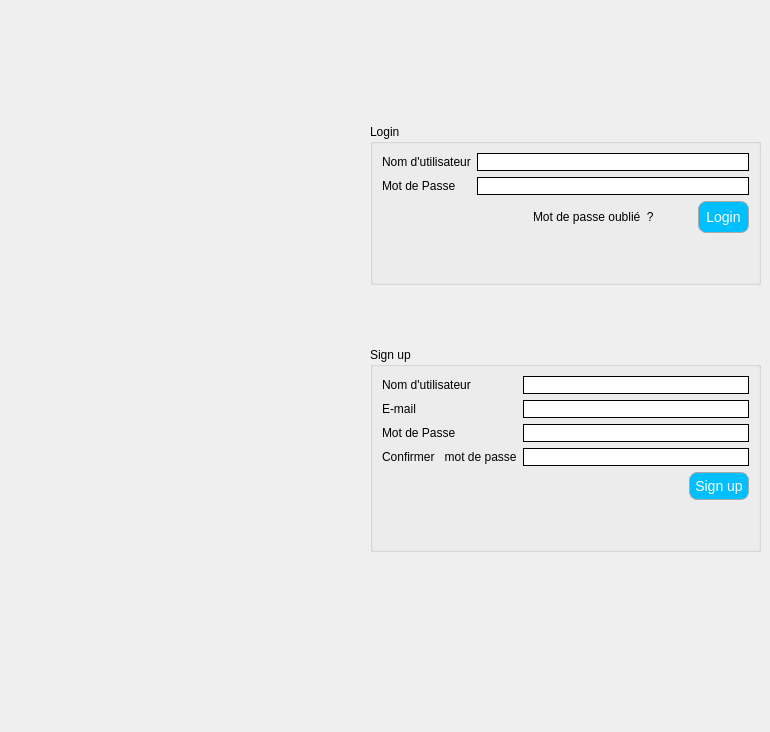
       <widget class="QWidget" name="page_2">
        <widget class="QWidget" name="layoutWidget_12">
         <property name="geometry">
          <rect>
           <x>370</x>
           <y>10</y>
           <width>391</width>
           <height>713</height>
          </rect>
         </property>
         <layout class="QVBoxLayout" name="verticalLayout_62">
          <item>
           <spacer name="verticalSpacer_69">
            <property name="orientation">
             <enum>Qt::Vertical</enum>
            </property>
            <property name="sizeHint" stdset="0">
             <size>
              <width>20</width>
              <height>40</height>
             </size>
            </property>
           </spacer>
          </item>
          <item>
           <spacer name="verticalSpacer_71">
            <property name="orientation">
             <enum>Qt::Vertical</enum>
            </property>
            <property name="sizeHint" stdset="0">
             <size>
              <width>20</width>
              <height>40</height>
             </size>
            </property>
           </spacer>
          </item>
          <item>
           <widget class="QGroupBox" name="groupBox_12">
            <property name="styleSheet">
             <string notr="true">font: 75 10pt &quot;MS Shell Dlg 2&quot;;</string>
            </property>
            <property name="title">
             <string>Login</string>
            </property>
            <layout class="QVBoxLayout" name="verticalLayout_63">
             <item>
              <layout class="QVBoxLayout" name="verticalLayout_64">
               <item>
                <layout class="QFormLayout" name="formLayout_14">
                 <item row="0" column="0">
                  <widget class="QLabel" name="usernameLabel">
                   <property name="text">
                    <string>Nom d'utilisateur</string>
                   </property>
                  </widget>
                 </item>
                 <item row="1" column="0">
                  <widget class="QLabel" name="passwordLabel">
                   <property name="text">
                    <string>Mot de Passe</string>
                   </property>
                  </widget>
                 </item>
                 <item row="0" column="1">
                  <widget class="QLineEdit" name="usernameLineEdit_login">
                   <property name="styleSheet">
                    <string notr="true">QLineEdit
{
 border-width: 1px;
border-style: solid;
border-color: black;
  border-radius: 10px;
padding:0 8;
}</string>
                   </property>
                  </widget>
                 </item>
                 <item row="1" column="1">
                  <widget class="QLineEdit" name="passwordLineEdit_login">
                   <property name="styleSheet">
                    <string notr="true">QLineEdit
{
 border-width: 1px;
border-style: solid;
border-color: black;
  border-radius: 10px;
padding:0 8;
}</string>
                   </property>
                  </widget>
                 </item>
                </layout>
               </item>
               <item>
                <layout class="QHBoxLayout" name="horizontalLayout_41">
                 <item>
                  <spacer name="horizontalSpacer_33">
                   <property name="orientation">
                    <enum>Qt::Horizontal</enum>
                   </property>
                   <property name="sizeHint" stdset="0">
                    <size>
                     <width>40</width>
                     <height>20</height>
                    </size>
                   </property>
                  </spacer>
                 </item>
                 <item>
                  <spacer name="horizontalSpacer_34">
                   <property name="orientation">
                    <enum>Qt::Horizontal</enum>
                   </property>
                   <property name="sizeHint" stdset="0">
                    <size>
                     <width>40</width>
                     <height>20</height>
                    </size>
                   </property>
                  </spacer>
                 </item>
                 <item>
                  <spacer name="horizontalSpacer_35">
                   <property name="orientation">
                    <enum>Qt::Horizontal</enum>
                   </property>
                   <property name="sizeHint" stdset="0">
                    <size>
                     <width>40</width>
                     <height>20</height>
                    </size>
                   </property>
                  </spacer>
                 </item>
                 <item>
                  <spacer name="horizontalSpacer_36">
                   <property name="orientation">
                    <enum>Qt::Horizontal</enum>
                   </property>
                   <property name="sizeHint" stdset="0">
                    <size>
                     <width>40</width>
                     <height>20</height>
                    </size>
                   </property>
                  </spacer>
                 </item>
                 <item>
                  <widget class="QLabel" name="mdp_oublie_label">
                   <property name="text">
                    <string>Mot de passe oublié  ?</string>
                   </property>
                  </widget>
                 </item>
                 <item>
                  <spacer name="horizontalSpacer_37">
                   <property name="orientation">
                    <enum>Qt::Horizontal</enum>
                   </property>
                   <property name="sizeHint" stdset="0">
                    <size>
                     <width>40</width>
                     <height>20</height>
                    </size>
                   </property>
                  </spacer>
                 </item>
                 <item>
                  <widget class="QPushButton" name="login_button">
                   <property name="styleSheet">
                    <string notr="true">QPushButton {
color: #FFFFFF;
background:#00BFFF;
border: none;
font-size:14px;
font-family:Arial, Helvetica, sans-serif;
border: 1px solid #A9A9A9;
border-top-left-radius: 7px;
border-top-right-radius: 7px;
border-radius: 8px;
padding:7px 7px 7px 7px;
}
QPushButton:hover {
color:#fff;
background:#A9A9A9;
border: none;
border-top-left-radius: 7px;
border-top-right-radius: 7px;
}</string>
                   </property>
                   <property name="text">
                    <string>Login</string>
                   </property>
                  </widget>
                 </item>
                </layout>
               </item>
              </layout>
             </item>
             <item>
              <spacer name="verticalSpacer_72">
               <property name="orientation">
                <enum>Qt::Vertical</enum>
               </property>
               <property name="sizeHint" stdset="0">
                <size>
                 <width>20</width>
                 <height>40</height>
                </size>
               </property>
              </spacer>
             </item>
            </layout>
           </widget>
          </item>
          <item>
           <spacer name="verticalSpacer_73">
            <property name="orientation">
             <enum>Qt::Vertical</enum>
            </property>
            <property name="sizeHint" stdset="0">
             <size>
              <width>20</width>
              <height>40</height>
             </size>
            </property>
           </spacer>
          </item>
          <item>
           <widget class="QGroupBox" name="groupBox_25">
            <property name="styleSheet">
             <string notr="true">font: 75 10pt &quot;MS Shell Dlg 2&quot;;</string>
            </property>
            <property name="title">
             <string>Sign up</string>
            </property>
            <layout class="QVBoxLayout" name="verticalLayout_65">
             <item>
              <layout class="QVBoxLayout" name="verticalLayout_66">
               <item>
                <layout class="QFormLayout" name="formLayout_15">
                 <item row="0" column="0">
                  <widget class="QLabel" name="label_115">
                   <property name="text">
                    <string>Nom d'utilisateur</string>
                   </property>
                  </widget>
                 </item>
                 <item row="3" column="0">
                  <widget class="QLabel" name="label_124">
                   <property name="text">
                    <string>Confirmer   mot de passe</string>
                   </property>
                  </widget>
                 </item>
                 <item row="2" column="0">
                  <widget class="QLabel" name="label_125">
                   <property name="text">
                    <string>Mot de Passe</string>
                   </property>
                  </widget>
                 </item>
                 <item row="1" column="0">
                  <widget class="QLabel" name="label_126">
                   <property name="text">
                    <string>E-mail</string>
                   </property>
                  </widget>
                 </item>
                 <item row="0" column="1">
                  <widget class="QLineEdit" name="usernameLineEdit_signup">
                   <property name="styleSheet">
                    <string notr="true">QLineEdit
{
 border-width: 1px;
border-style: solid;
border-color: black;
  border-radius: 10px;
padding:0 8;
}</string>
                   </property>
                  </widget>
                 </item>
                 <item row="1" column="1">
                  <widget class="QLineEdit" name="eMailLineEdit_signup">
                   <property name="styleSheet">
                    <string notr="true">QLineEdit
{
 border-width: 1px;
border-style: solid;
border-color: black;
  border-radius: 10px;
padding:0 8;
}</string>
                   </property>
                  </widget>
                 </item>
                 <item row="2" column="1">
                  <widget class="QLineEdit" name="passwordLineEdit_signup">
                   <property name="styleSheet">
                    <string notr="true">QLineEdit
{
 border-width: 1px;
border-style: solid;
border-color: black;
  border-radius: 10px;
padding:0 8;
}</string>
                   </property>
                  </widget>
                 </item>
                 <item row="3" column="1">
                  <widget class="QLineEdit" name="confimerMotDePasseLineEdit_signup">
                   <property name="styleSheet">
                    <string notr="true">QLineEdit
{
 border-width: 1px;
border-style: solid;
border-color: black;
  border-radius: 10px;
padding:0 8;
}</string>
                   </property>
                  </widget>
                 </item>
                </layout>
               </item>
               <item>
                <layout class="QHBoxLayout" name="horizontalLayout_42">
                 <item>
                  <spacer name="horizontalSpacer_38">
                   <property name="orientation">
                    <enum>Qt::Horizontal</enum>
                   </property>
                   <property name="sizeHint" stdset="0">
                    <size>
                     <width>40</width>
                     <height>20</height>
                    </size>
                   </property>
                  </spacer>
                 </item>
                 <item>
                  <widget class="QPushButton" name="signup_button">
                   <property name="styleSheet">
                    <string notr="true">QPushButton {
color: #FFFFFF;
background:#00BFFF;
border: none;
font-size:14px;
font-family:Arial, Helvetica, sans-serif;
border: 1px solid #A9A9A9;
border-top-left-radius: 7px;
border-top-right-radius: 7px;
border-radius: 8px;
padding:5px 5px 5px 5px;
}
QPushButton:hover {
color:#fff;
background:#A9A9A9;
border: none;
border-top-left-radius: 7px;
border-top-right-radius: 7px;
}</string>
                   </property>
                   <property name="text">
                    <string>Sign up</string>
                   </property>
                  </widget>
                 </item>
                </layout>
               </item>
               <item>
                <spacer name="verticalSpacer_74">
                 <property name="orientation">
                  <enum>Qt::Vertical</enum>
                 </property>
                 <property name="sizeHint" stdset="0">
                  <size>
                   <width>20</width>
                   <height>40</height>
                  </size>
                 </property>
                </spacer>
               </item>
              </layout>
             </item>
            </layout>
           </widget>
          </item>
          <item>
           <spacer name="verticalSpacer_75">
            <property name="orientation">
             <enum>Qt::Vertical</enum>
            </property>
            <property name="sizeHint" stdset="0">
             <size>
              <width>20</width>
              <height>40</height>
             </size>
            </property>
           </spacer>
          </item>
          <item>
           <spacer name="verticalSpacer_76">
            <property name="orientation">
             <enum>Qt::Vertical</enum>
            </property>
            <property name="sizeHint" stdset="0">
             <size>
              <width>20</width>
              <height>40</height>
             </size>
            </property>
           </spacer>
          </item>
          <item>
           <spacer name="verticalSpacer_77">
            <property name="orientation">
             <enum>Qt::Vertical</enum>
            </property>
            <property name="sizeHint" stdset="0">
             <size>
              <width>20</width>
              <height>40</height>
             </size>
            </property>
           </spacer>
          </item>
         </layout>
        </widget>
       </widget>
